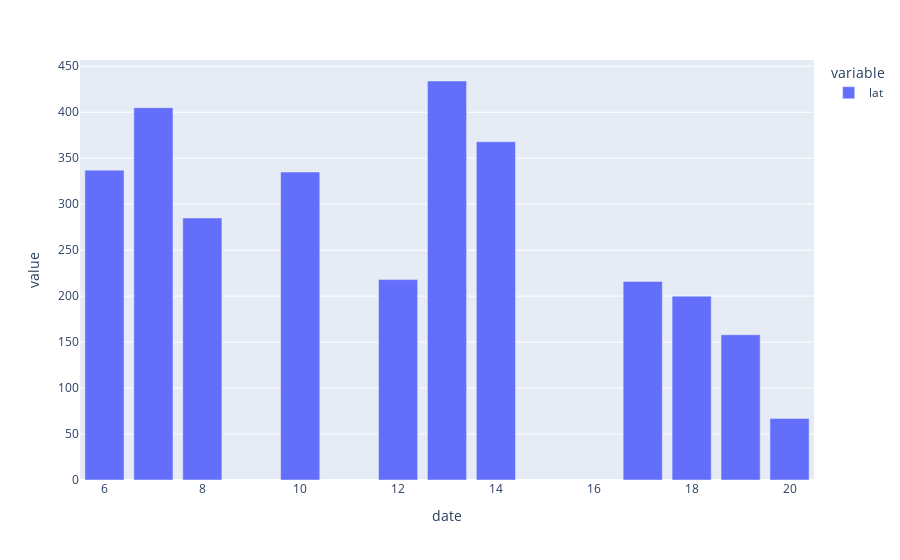

The notebook cell this image was saved under:
### Code cell
date_count = nyc_df.groupby('date').count().get('lat')
date_distr = px.bar(date_count)
date_distr.show()

### Figure 1 — Plotly figure (JSON) as saved in the notebook; plotly's stock layout.template omitted (floating-point values rounded to 4 significant figures)
{"data": [{"alignmentgroup": "True", "hovertemplate": "variable=lat<br>date=%{x}<br>value=%{y}<extra></extra>", "legendgroup": "lat", "marker": {"color": "#636efa", "pattern": {"shape": ""}}, "name": "lat", "offsetgroup": "lat", "orientation": "v", "showlegend": true, "textposition": "auto", "type": "bar", "x": [6, 7, 8, 10, 12, 13, 14, 17, 18, 19, 20], "xaxis": "x", "y": [337, 405, 285, 335, 218, 434, 368, 216, 200, 158, 67], "yaxis": "y"}], "layout": {"barmode": "relative", "legend": {"title": {"text": "variable"}, "tracegroupgap": 0}, "margin": {"t": 60}, "xaxis": {"anchor": "y", "domain": [0, 1], "title": {"text": "date"}}, "yaxis": {"anchor": "x", "domain": [0, 1], "title": {"text": "value"}}}}
